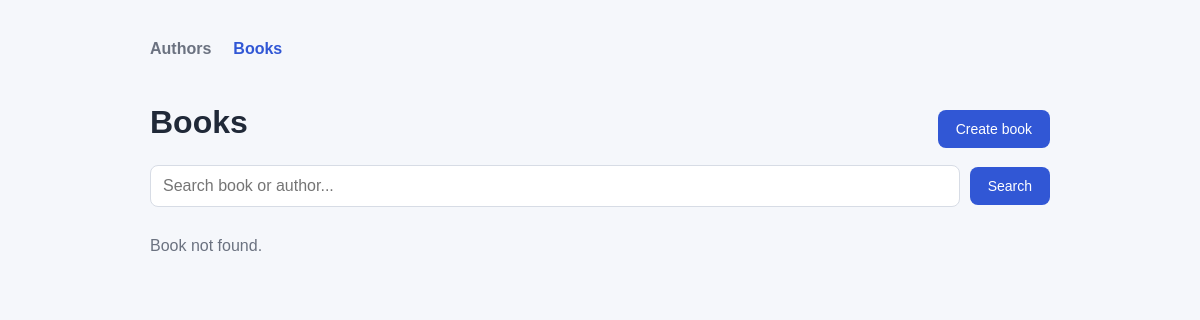
Before: /book/ with the older database file.
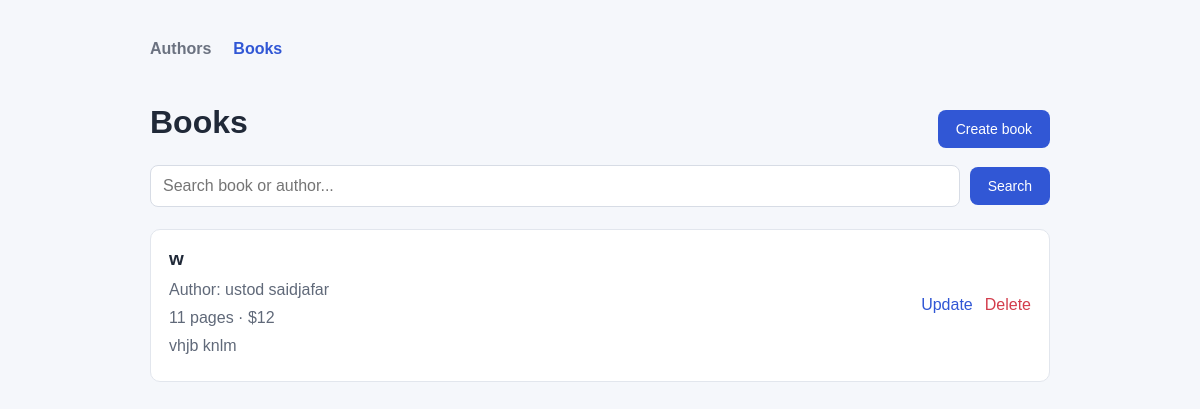
After: the same page with the newer database file.
### myapp/models.py (models this page shows, shortened)
class Book(models.Model):
    title = models.CharField(max_length=50)
    author = models.ForeignKey(Author, on_delete=models.CASCADE)
    pages = models.IntegerField()
    price = models.IntegerField()
    description = models.TextField()

class Author(models.Model):
    name = models.CharField(max_length=50)
    last_name = models.CharField(max_length=50)
    b_date = models.IntegerField()
    def __str__(self):
        return f'{self.name} {self.last_name}'

### myapp/views.py (the view, shortened to what this page needs)
# urls.py: path('book/', views.show_book, name='book_book'),
def show_book(request):
    book = Book.objects.select_related('author').all()
    search = request.GET.get('search','')
    return render(request,'book.html',{'book' : book,'search' : search})

### myapp/templates/book.html (shortened to what this page needs)
{% load static %}
<!DOCTYPE html>
<html lang="en">
<head>
    <link rel="stylesheet" href="{% static 'style.css' %}">
</head>
<body>
    <main class="container">
        <nav>
            <a href="{% url 'author_author' %}">Authors</a>
            <a class="active" href="{% url 'book_book' %}">Books</a>
        </nav>
        <div class="top">
            <h1>Books</h1>
            <a class="button" href="{% url 'creat_book' %}">Create book</a>
        </div>
        <form class="search" method="get">
            <input type="text" name="search" value="{{ search }}" placeholder="Search book or author...">
            <button type="submit">Search</button>
        </form>
        <div class="list">
            {% for bok in book %}
                <div class="card">
                    <div>
                        <h2>{{ bok.title }}</h2>
                        <p>Author: {{ bok.author }}</p>
                        <p>{{ bok.pages }} pages · ${{ bok.price }}</p>
                        <p>{{ bok.description }}</p>
                    </div>
                    <div class="actions">
                        <a href="{% url 'update' bok.id %}">Update</a>
                        <a class="danger" href="{% url 'delete' bok.id %}">Delete</a>
                    </div>
                </div>
            {% empty %}
                <p class="empty">Book not found.</p>
            {% endfor %}
        </div>
    </main>
</body>
</html>

### myapp/static/style.css (style rules this page uses)
* { box-sizing: border-box; }
body { margin: 0; background: #f5f7fb; color: #202938; font-family: Arial, sans-serif; }
a { color: #3157d5; text-decoration: none; }
.container { width: min(900px, 92%); margin: 40px auto; }
nav { display: flex; gap: 22px; margin-bottom: 34px; }
nav a { color: #6b7280; font-weight: 600; }
nav a.active { color: #3157d5; }
.top, .card, .actions, .search { display: flex; align-items: center; }
.top { justify-content: space-between; gap: 20px; }
h1 { margin: 12px 0 24px; }
h2 { margin: 0 0 8px; font-size: 19px; }
p { margin: 5px 0; color: #606979; line-height: 1.45; }
button, .button { border: 0; border-radius: 8px; background: #3157d5; color: white; padding: 11px 18px; cursor: pointer; font-size: 14px; }
.search { gap: 10px; margin-bottom: 22px; }
.search input { flex: 1; }
input, select, textarea { width: 100%; border: 1px solid #d7dce5; border-radius: 8px; background: white; padding: 11px 12px; font: inherit; outline: none; }
.list { display: grid; gap: 12px; }
.card { justify-content: space-between; gap: 24px; border: 1px solid #e2e6ed; border-radius: 10px; background: white; padding: 18px; }
.actions { gap: 12px; white-space: nowrap; }
.actions .danger { color: #d33d4c; }

Changed rows visible on the page:
added Book: title "w", author "ustod saidjafar", pages "11", price "12", description "vhjb knlm"
Other visible differences:
text no longer shown: "Book not found."
